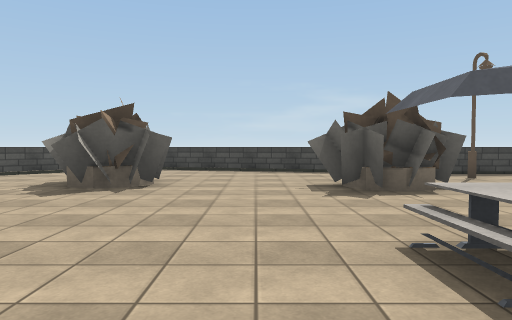
View 1 (above)

24 first-person views from a walk through a 3-D level made in the Unity game engine. The camera is 1.3 m above the floor, tilts 2° down and sees 70° across. Doors are open. The floor is counted in squares, 2 m on a side. Each view is taken from the middle of a square. On the plan, view 1 faces up. The plan holds only what a view shows up to about 11 squares ahead; the rest is blank. The place goes on beyond the plan. Some surface patterns are stand-ins.

View 2
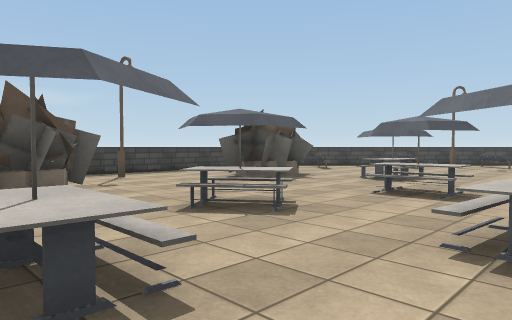

View 3
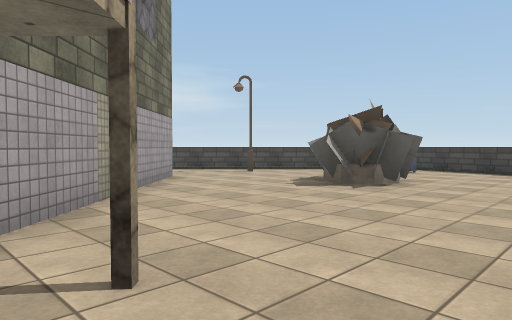

View 4
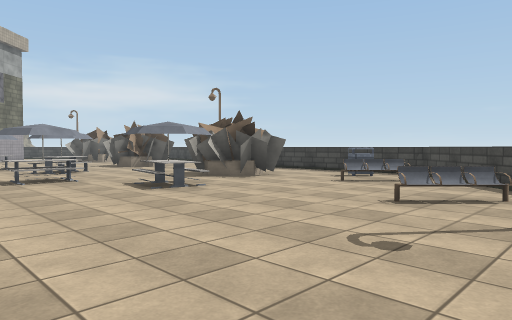

View 5
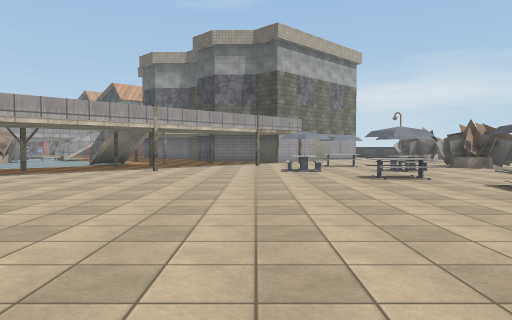

View 6
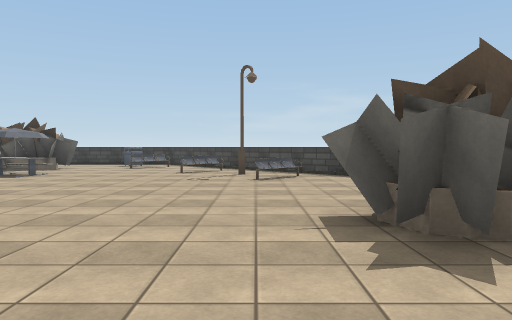

View 7
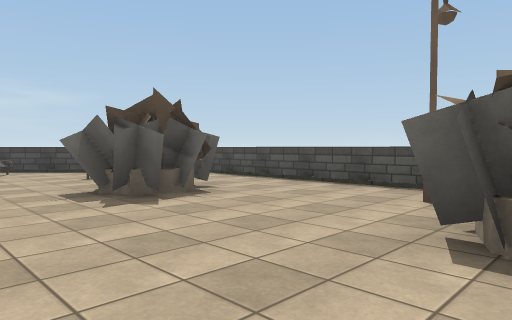

View 8
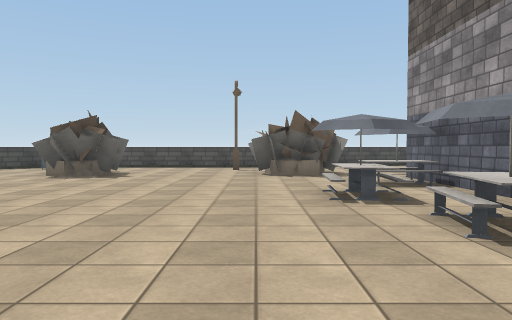

View 9
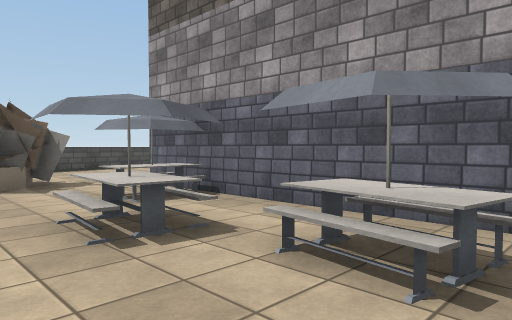

View 10
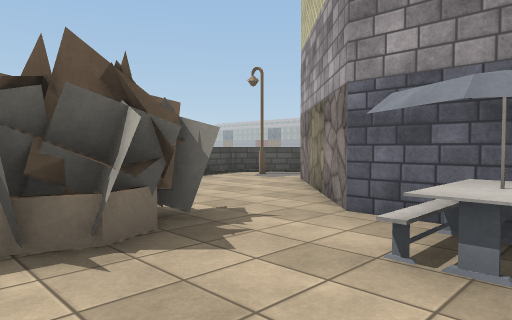

View 11
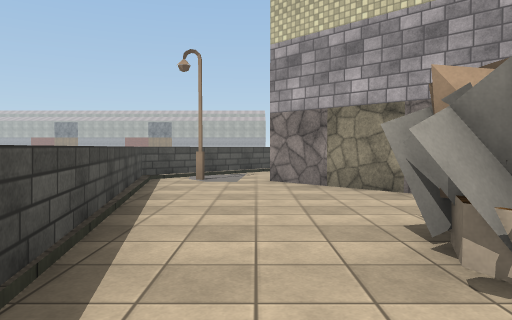

View 12
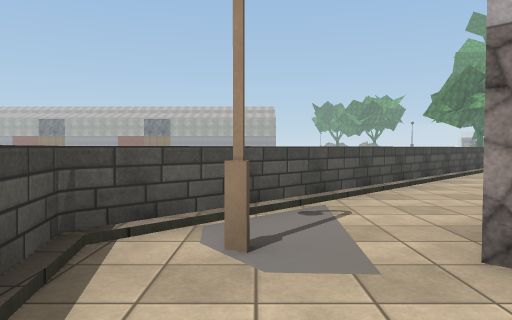

View 13
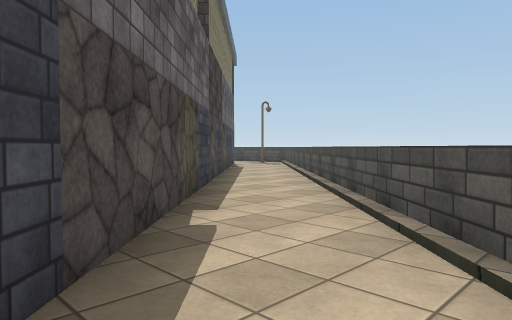

View 14
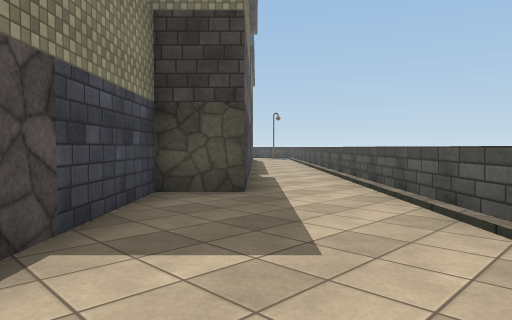

View 15
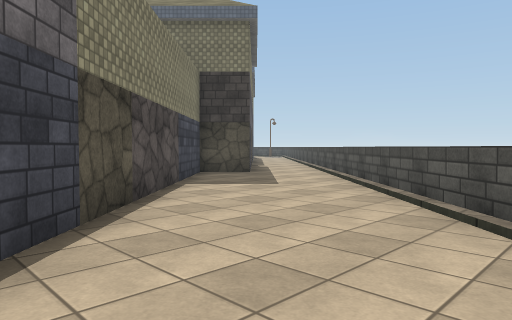

View 16
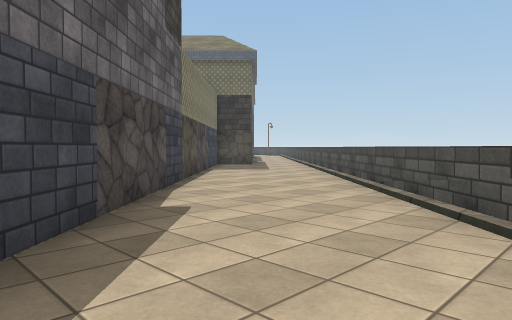

View 17
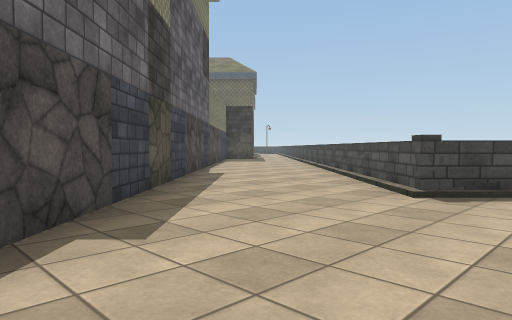

View 18
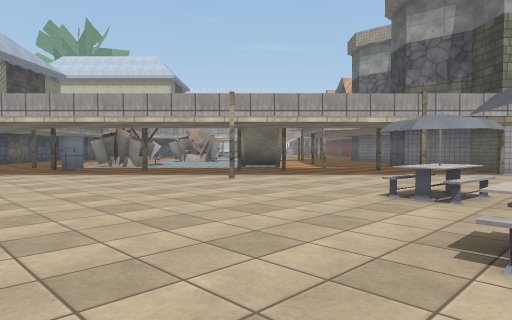

View 19
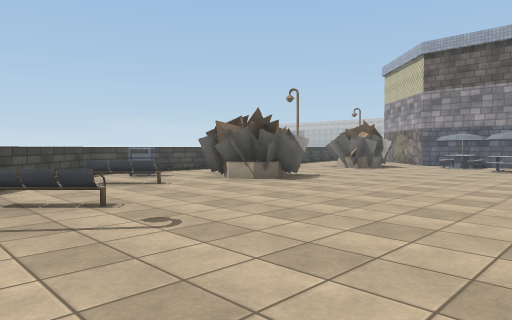

View 20
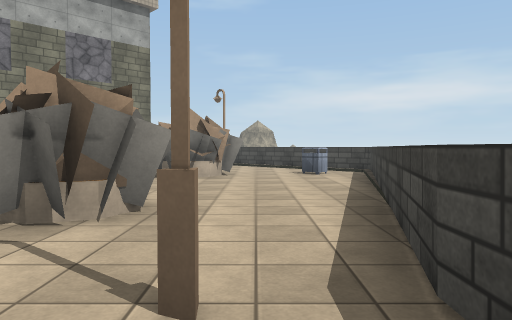

View 21
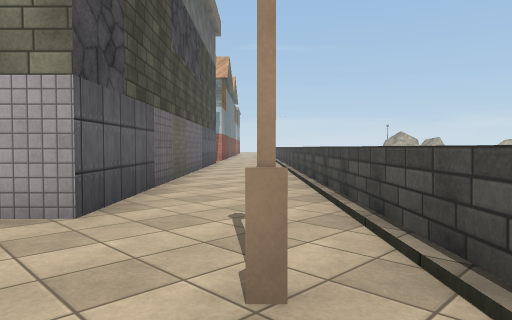

View 22
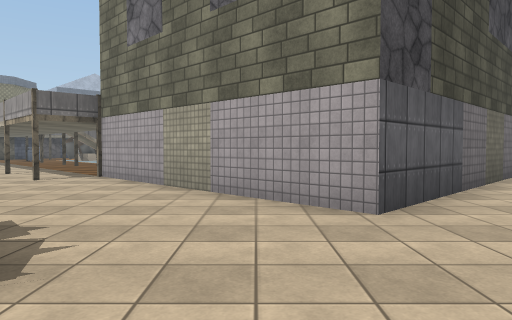

View 23
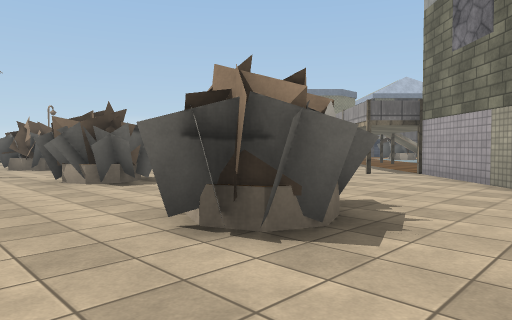

View 24
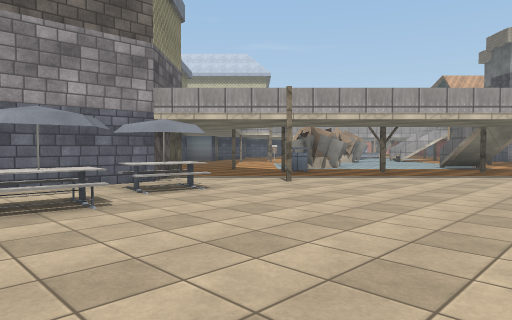

### Floor plan
Key: @ floor where view 1 was taken; # wall or solid block; . floor; / step, stairs or slope; = window, fence, low wall or low ledge; O other object.
Columns run from 10 left of view 1 to 20 right of it. Each row starts with its distance up from view 1.
 11       ###
 10      #/O.####
  9     #/.O.....#########
  8    #/..........O....O##
  7   #/O..OO...OO...OO..O.#
  6  #/....OO..OOO..OOO.....#
  5 #/.....O....O....O....OO##
  4 /..##.........O...O.....O##
  3 ..####.......OO...OO....O=##
  2 .##  ##....OO...O......... O#
  1 ##    ##.....................#
  0        ###@...O.............O#
 -1         #  #.............OO..#
 -2             /............OOO.#
 -3              /...........OO..#
 -4               #..............#
 -5            #   /.............#
 -6            ##   /.........OO.#
 -7            #.    /#...O..OOO.#
 -8                   /.O.OOO.OO..#
 -9                    /...OO.....#
-10                   #####  ##...#
-11                 ###       ##..#
-12                            #.O#
-13                             ..=
-14                            ..=
-15                         ##..#
-16                        ##..#
-17                       ##..#
-18                      ##..#
-19                     ##..#
-20                    ##..#
-21                 ####..#
-22                ##.#..#
-23               ##....#
-24              ##....#
-25             ##....#
-26            ##....#
-27           ##....#
-28          ##....#
-29         ##....#
-30        ##....#
-31       ##....#
-32      ##....#
-33       ....#
-34       ....#
-35      ....

Positions as (right, up) in squares from view 1, and headings:
1: (0, 0), facing up
2: (1, 0), facing up-right
3: (1, 0), facing up-left
4: (14, 0), facing up-left
5: (14, -1), facing left
6: (14, -5), facing up
7: (13, -7), facing up-right
8: (7, -6), facing right
9: (9, -6), facing down-right
10: (13, -6), facing down-right
11: (18, -5), facing down
12: (19, -10), facing down
13: (8, -23), facing up-right
14: (4, -26), facing up-right
15: (1, -29), facing up-right
16: (-2, -32), facing up-right
17: (-5, -35), facing up-right
18: (9, 2), facing down-left
19: (10, 4), facing down-right
20: (6, 8), facing left
21: (-5, 8), facing down-left
22: (-5, 8), facing down
23: (-5, 9), facing down-right
24: (13, -3), facing down-left
